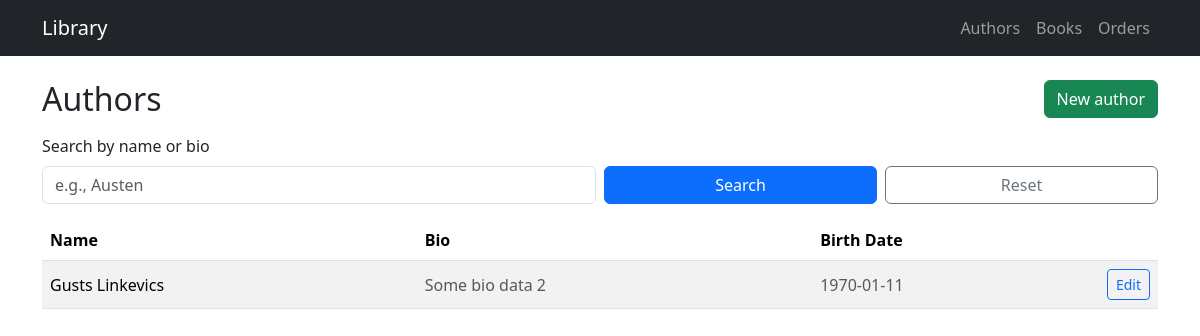
Screenshot of /authors/ with the database file from the repository.
### app/models/author.py (models this page shows)
class Author(db.Model):
    __tablename__ = "authors"
    id = db.Column(db.Integer, primary_key=True)
    name = db.Column(db.String(120), nullable=False)
    bio = db.Column(db.Text)
    birth_date = db.Column(EpochMsDate, nullable=True)
    books = db.relationship(
        "Book",
        back_populates="author",
        cascade="all, delete-orphan",
        passive_deletes=True,
    )

### app/web/authors.py (the view)
@authors_bp.get("/")
def index():
    q = (request.args.get("q") or "").strip()
    query = Author.query
    if q:
        like = f"%{q}%"
        query = query.filter((Author.name.ilike(like)) | (Author.bio.ilike(like)))
    authors = query.order_by(Author.name.asc()).all()
    return render_template("authors/index.html", authors=authors, q=q)

### app/models/types.py (called while the page is built)
    def process_result_value(self, value, dialect):
        if value is None:
            return None
        return datetime.fromtimestamp(int(value) / 1000, tz=timezone.utc).date()

### app/templates/authors/index.html
{% extends 'base.html' %}
{% block content %}
  <div class="d-flex align-items-center justify-content-between mb-3">
    <h2 class="m-0">Authors</h2>
    <a href="{{ url_for('authors.new') }}" class="btn btn-success">New author</a>
  </div>
  <form class="row gy-2 gx-2 align-items-end mb-3" method="get">
    <div class="col-md-6">
      <label for="q" class="form-label">Search by name or bio</label>
      <input type="text" id="q" name="q" class="form-control" value="{{ q }}" placeholder="e.g., Austen">
    </div>
    <div class="col-md-3">
      <button class="btn btn-primary w-100" type="submit">Search</button>
    </div>
    <div class="col-md-3">
      <a class="btn btn-outline-secondary w-100" href="{{ url_for('authors.index') }}">Reset</a>
    </div>
  </form>
  {% if authors %}
    <div class="table-responsive">
      <table class="table table-striped align-middle">
        <thead>
          <tr>
            <th>Name</th>
            <th>Bio</th>
              <th>Birth Date</th>
            <th style="width: 1%"></th>
          </tr>
        </thead>
        <tbody>
          {% for a in authors %}
          <tr>
            <td>{{ a.name }}</td>
            <td class="text-muted">{{ a.bio }}</td>
            <td class="text-muted">{{ a.birth_date.strftime("%Y-%m-%d") if a.birth_date else "" }}</td>
            <td>
              <a href="{{ url_for('authors.edit', author_id=a.id) }}" class="btn btn-sm btn-outline-primary">Edit</a>
            </td>
          </tr>
          {% endfor %}
        </tbody>
      </table>
    </div>
  {% else %}
    <p class="text-muted">No authors found.</p>
  {% endif %}
{% endblock %}

### rows the page displays
Author: name "Gusts Linkevics", bio "Some bio data 2", birth_date "1970-01-11"
